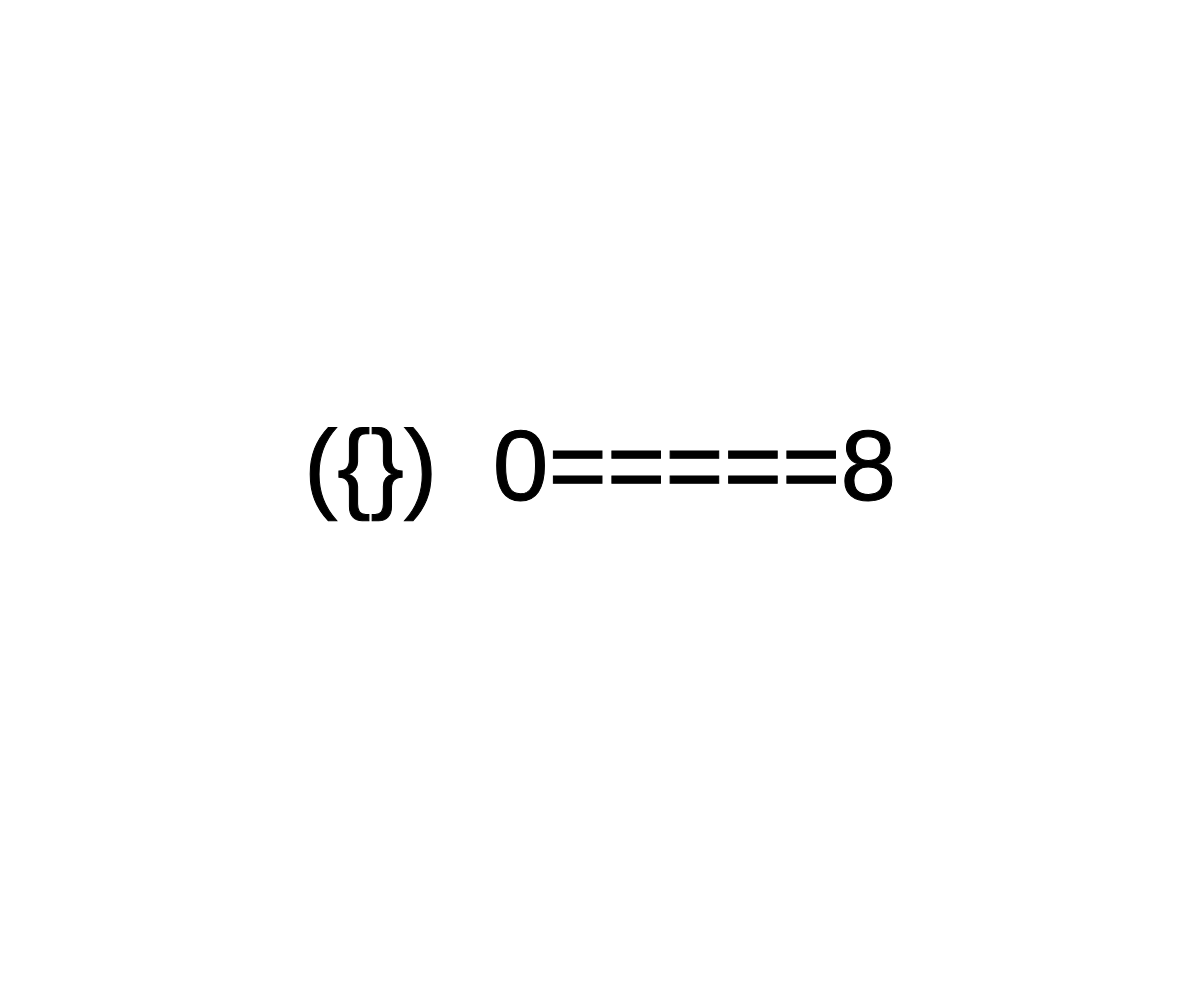
Frame 1 (no input)
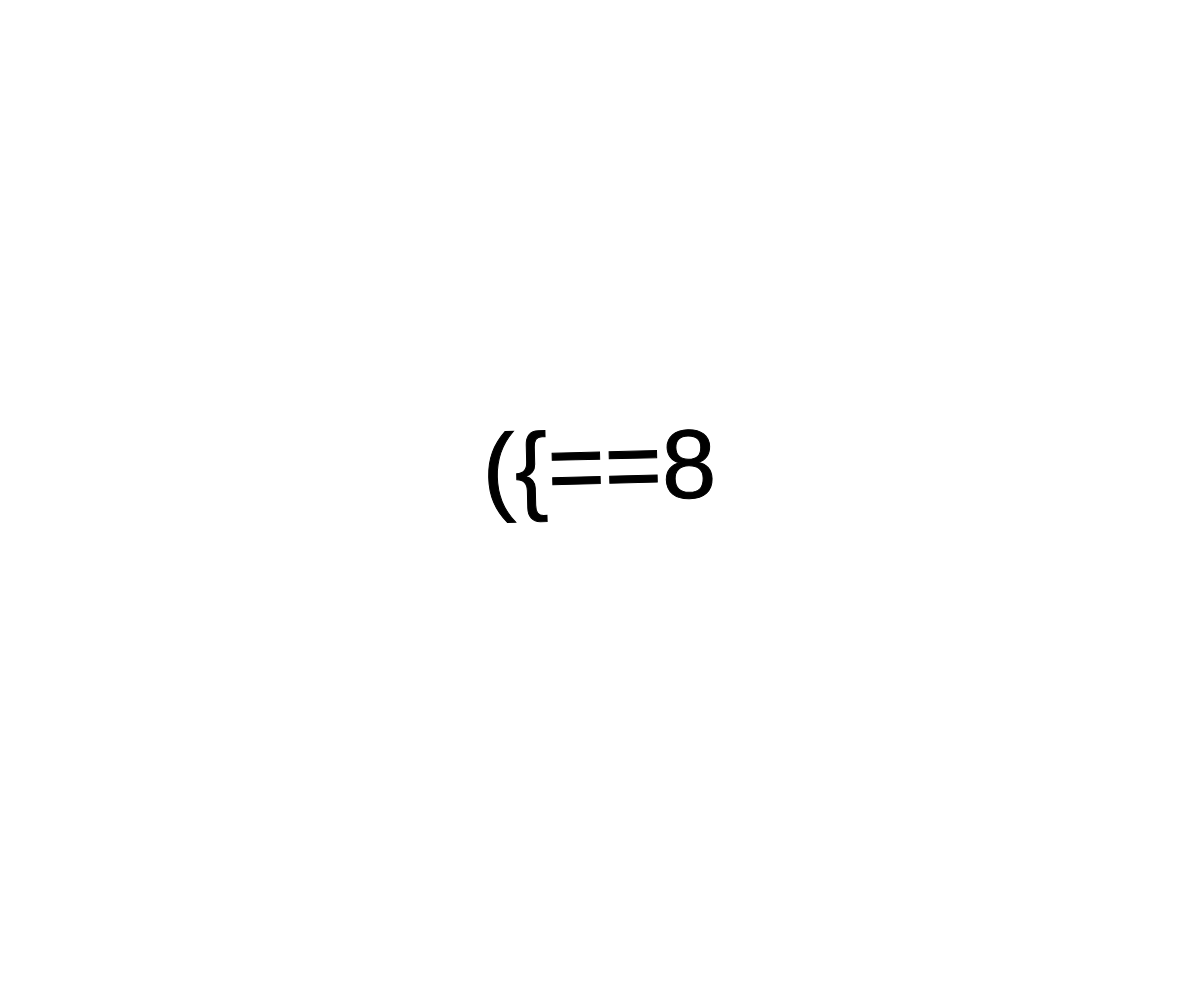
Frame 60 (no input)
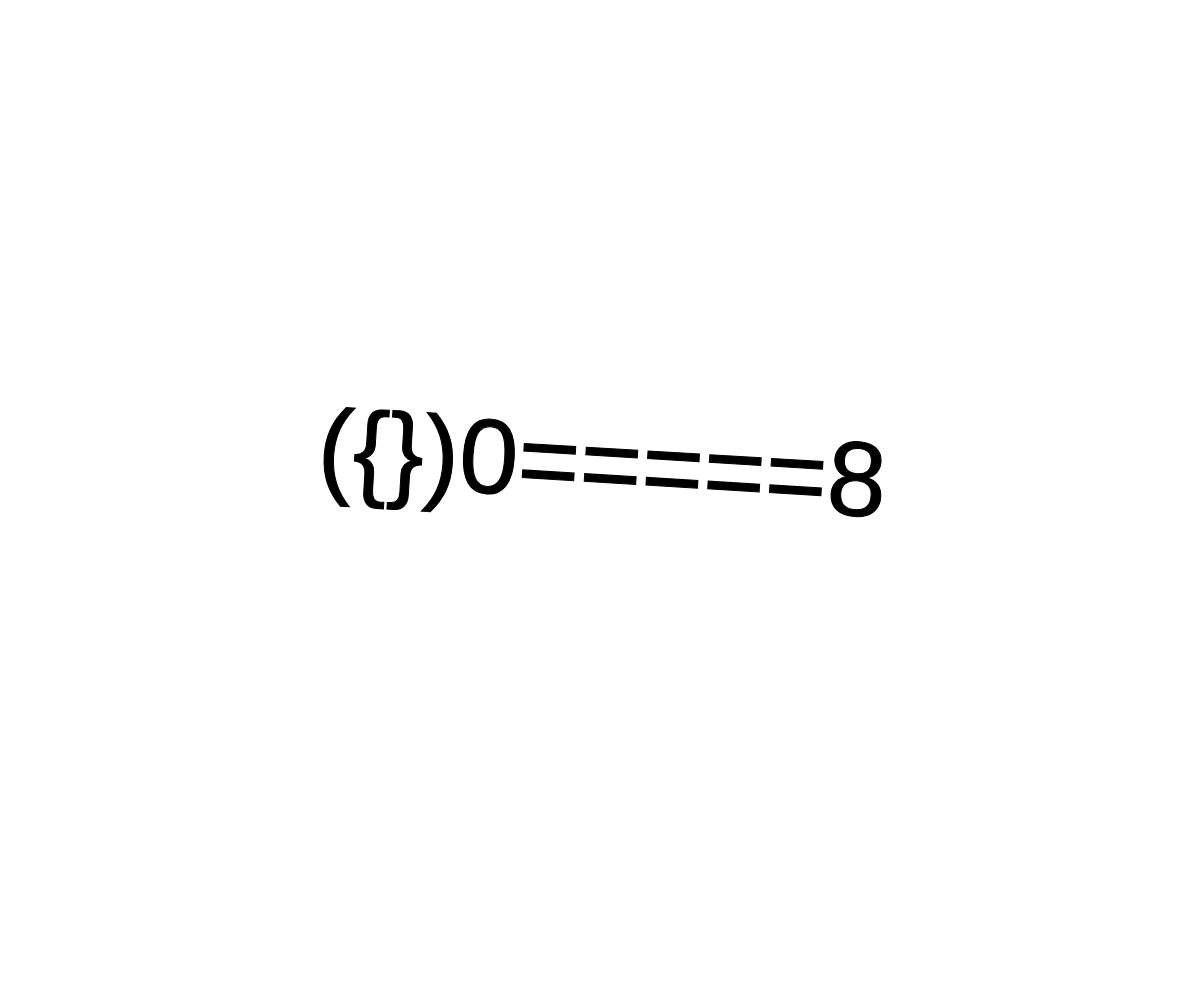
Frame 120 (the mouse pressed at the canvas centre since frame 60)

The p5.js sketch that drew these frames (run headless with seeded random() and noise() and a simulated clock; from frame 60 on, the mouse is pressed at the canvas centre):

// p5.js sketch
// ── sketch.js
var anim = [
    "({})  0=====8",
    "({}) 0=====8",
    "({})0=====8",
    "({}0=====8",
    "({0=====8",
    "({=====8",
    "({====8",
    "({===8",
    "({==8",
    "({=8",
    "({8",
];

var currentFrame = 0;
var animDirection = 1;

var frameDuration = 20;
var deltaTime;
var lastTime;
var timer = 0;

function setup()
{
  createCanvas( windowWidth, windowHeight );
  frameRate( 1000 );
  noSmooth();
  textAlign( CENTER );


  lastTime = millis();
}

function draw()
{
  background( 255 );
  stroke( 0 );
  fill( 0 );

  var x = width / 2;
  var y = height / 2;

  push();
  translate( x, y );
  rotate( sin( millis() / 100 ) / 10 );
  textSize( sin( millis() / 100 ) * 10 + 100 );
  text( anim[currentFrame], 0, 0 );
  pop();

  //  deal with deltaTime
  deltaTime = millis() - lastTime;
  timer += deltaTime;
  if( timer > frameDuration )
  {
    timer = 0

    //  check for on first frame and going backwards
    if( (currentFrame === 0) && (animDirection === -1) )
    {
        animDirection = 1;
    }
    //  check for on last frame and going forwards
    if( (currentFrame === (anim.length - 1)) && (animDirection === 1) )
    {
      animDirection = -1;
    }

    //  increment the animation frame
    currentFrame = currentFrame + animDirection;
  }

  lastTime = millis();
}
